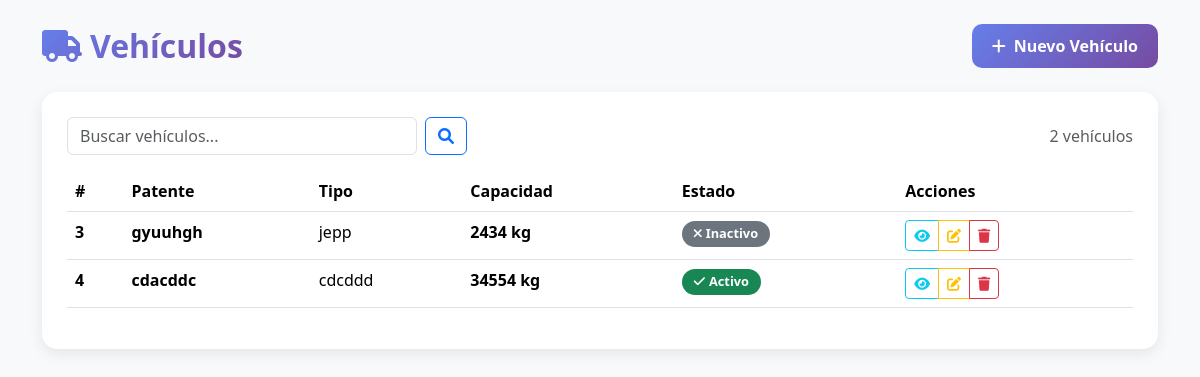
Screenshot of /transporte/vehiculos/ with the database file from the repository.
### transporte/models.py (models this page shows, shortened)
class Vehiculo(models.Model):
    id = models.AutoField(primary_key=True)
    patente = models.CharField(max_length=10, unique=True)
    tipo_vehiculo = models.CharField(max_length=50)
    capacidad_kg = models.IntegerField()
    activo = models.BooleanField(default=True)

### transporte/views.py (the view)
# urls.py: path('vehiculos/', views.vehiculos_listado, name='vehiculos_listado'),
def vehiculos_listado(request):
    query = request.GET.get('q')
    if query:
        vehiculos = Vehiculo.objects.filter(
            Q(patente__icontains=query) |
            Q(tipo_vehiculo__icontains=query)
        )
    else:
        vehiculos = Vehiculo.objects.all()
    context = {
        'vehiculos': vehiculos,
        'vehiculos_activos': vehiculos.filter(activo=True).count(),
        'vehiculos_inactivos': vehiculos.filter(activo=False).count(),
    }
    return render(request, "transporte/vehiculos/listado_vehiculos.html", context)

### transporte/templates/transporte/vehiculos/listado_vehiculos.html (shortened to what this page needs)
{% load static %}
<!DOCTYPE html>
<html lang="es">
<head>
    <link href="https://cdn.jsdelivr.net/npm/bootstrap@5.3.2/dist/css/bootstrap.min.css" rel="stylesheet">
    <link rel="stylesheet" href="https://cdnjs.cloudflare.com/ajax/libs/font-awesome/6.0.0/css/all.min.css">
</head>
<body>
<div class="container py-4">
    <div class="d-flex justify-content-between align-items-center mb-4">
        <h2 class="title m-0">
            <i class="fas fa-truck me-2"></i>Vehículos
        </h2>
        <a href="{% url 'transporte:vehiculo_crear' %}" class="btn btn-primary">
            <i class="fas fa-plus me-2"></i>Nuevo Vehículo
        </a>
    </div>
    <div class="table-container">
        <div class="d-flex justify-content-between align-items-center mb-3">
            <form class="d-flex" method="get" style="flex: 1; max-width: 400px;">
                <input class="form-control me-2" type="search" name="q" placeholder="Buscar vehículos...">
                <button class="btn btn-outline-primary">
                    <i class="fas fa-search"></i>
                </button>
            </form>
            <span class="text-muted">{{ vehiculos.count }} vehículos</span>
        </div>
        <div class="table-responsive">
            <table class="table table-hover">
                <thead>
                    <tr>
                        <th>#</th>
                        <th>Patente</th>
                        <th>Tipo</th>
                        <th>Capacidad</th>
                        <th>Estado</th>
                        <th>Acciones</th>
                    </tr>
                </thead>
                <tbody>
                    {% for v in vehiculos %}
                    <tr>
                        <td><strong>{{ v.id }}</strong></td>
                        <td class="fw-bold">{{ v.patente }}</td>
                        <td>{{ v.tipo_vehiculo }}</td>
                        <td><strong>{{ v.capacidad_kg }} kg</strong></td>
                        <td>
                            {% if v.activo %}
                                <span class="badge bg-success badge-estado">
                                    <i class="fas fa-check me-1"></i>Activo
                                </span>
                            {% else %}
                                <span class="badge bg-secondary badge-estado">
                                    <i class="fas fa-times me-1"></i>Inactivo
                                </span>
                            {% endif %}
                        </td>
                        <td>
                            <div class="btn-group btn-group-sm">
                                <a href="{% url 'transporte:vehiculo_detalle' v.id %}" class="btn btn-outline-info">
                                    <i class="fas fa-eye"></i>
                                </a>
                                <a href="{% url 'transporte:vehiculo_editar' v.id %}" class="btn btn-outline-warning">
                                    <i class="fas fa-edit"></i>
                                </a>
                                <a href="{% url 'transporte:vehiculo_eliminar' v.id %}" class="btn btn-outline-danger">
                                    <i class="fas fa-trash"></i>
                                </a>
                            </div>
                        </td>
                    </tr>
                    {% endfor %}
                </tbody>
            </table>
        </div>
    </div>
</div>
</body>
</html>

### transporte/templates/transporte/vehiculos/listado_vehiculos.html (style rules this page uses)
body { background: #f8f9fa; }
.table-container { background: white; padding: 25px; border-radius: 15px; box-shadow: 0 5px 15px rgba(0,0,0,.08); }
.title { font-weight: 700; color: #2c3e50; background: linear-gradient(135deg, #667eea 0%, #764ba2 100%); -webkit-background-clip: text; -webkit-text-fill-color: transparent; }
.btn-primary { background: linear-gradient(135deg, #667eea 0%, #764ba2 100%); border: none; border-radius: 10px; padding: 10px 20px; font-weight: 600; }
.table thead { background: linear-gradient(135deg, #667eea 0%, #764ba2 100%); color: white; }
.badge-estado { padding: 6px 12px; border-radius: 20px; font-size: 0.8rem; }

### rows the page displays
Vehiculo: id "3", patente "gyuuhgh", tipo_vehiculo "jepp", capacidad_kg "2434", activo False (drawn)
Vehiculo: id "4", patente "cdacddc", tipo_vehiculo "cdcddd", capacidad_kg "34554", activo True (drawn)

### other values shown
{{ vehiculos.count }} "2"
